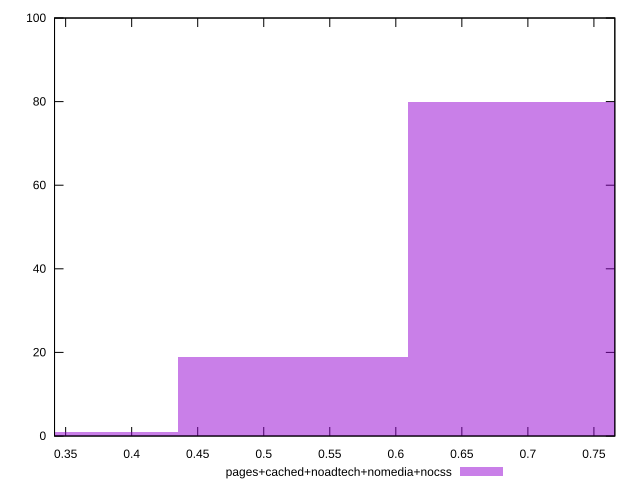

Reproduce this figure in gnuplot.
reset

$pagesCachedNoadtechNomediaNocss <<EOF
0.6963470534952172 80
0.5222602901214128 19
0.3481735267476086 1
EOF

set key outside below
set boxwidth 0.1740867633738043
set xrange [0.34159149520050375:0.7658301502978871]
set yrange [0:100]
set trange [0:100]
set style fill transparent solid 0.5 noborder
set terminal svg size 640, 490 enhanced background rgb 'white'
set output "report_00015_2021-02-09T16-11-33.973Z/meta/pScore/comparison/histogram/4_vs_5.svg"

plot $pagesCachedNoadtechNomediaNocss title "pages+cached+noadtech+nomedia+nocss" with boxes

reset
